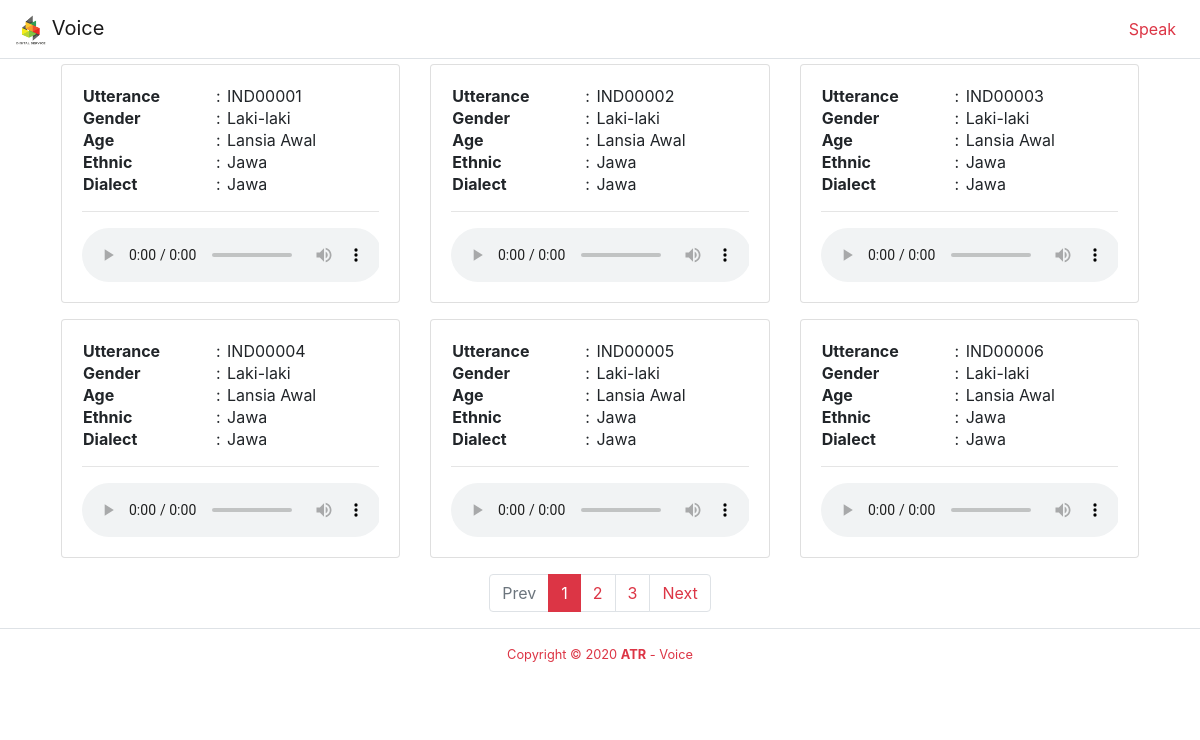
The app's page /audio (signed in) with its own data.
### speak/models.py (models this page shows)
class Record(models.Model):
    code = models.CharField(max_length=512, blank=True, null=True, unique=True)
    utterance = models.CharField(max_length=512, blank=True, null=True)
    gender = models.CharField(max_length=512, blank=True, null=True)
    age = models.CharField(max_length=512, blank=True, null=True)
    ethnic = models.CharField(max_length=512, blank=True, null=True)
    dialect = models.CharField(max_length=512, blank=True, null=True)
    audio = models.FileField(upload_to='audio/')
    count_good = models.BigIntegerField(blank=True, null=True, default=0)
    count_bad = models.BigIntegerField(blank=True, null=True, default=0)

### speak/views.py (the view)
# urls.py: path('audio', views.viewAudio, name ="audio"),
@login_required
def viewAudio(request):
    records = Record.objects.order_by('id')
    page = request.GET.get('page', 1)
    paginator = Paginator(records, 6)
    try:
        records = paginator.page(page)
    except PageNotAnInteger:
        records = paginator.page(1)
    except EmptyPage:
        records = paginator.page(paginator.num_pages)
    context = {
        'title': "Speak",
        'page': "speak",
        'records': records
    }
    return render(request, 'speak/audio.html', context)

### speak/templates/speak/audio.html (shortened to what this page needs)
{% extends 'base.html' %}
{% load static %}
{% block content %}
<div class="container">
    <div class="row px-3 pt-3">
        {% if records %}
            {% for record in records %}
                <div class="col-md-4 mb-3">
                <div class="card">
                    <div class="card-body text-center">
                        <table class="" width="100%">
                            <tr><td class="font-weight-bold">Utterance</td> <td>:</td>  <td>{{ record.utterance }}</td></tr>
                            <tr><td class="font-weight-bold">Gender</td> <td>:</td>  <td>{{ record.gender }}</td></tr>
                            <tr><td class="font-weight-bold">Age</td> <td>:</td>  <td>{{ record.age }}</td></tr>
                            <tr><td class="font-weight-bold">Ethnic</td> <td>:</td>  <td>{{ record.ethnic }}</td></tr>
                            <tr><td class="font-weight-bold">Dialect</td> <td>:</td>  <td>{{ record.dialect }}</td></tr>
                        </table>
                        <hr/>
                        <div class="table-responsive">
                            <audio controls="" src="{{ record.audio.url }}"></audio>
                        </div>
                    </div>
                </div>
                </div>
            {% endfor %}
            <div class="col-md-12">
                {% if records.has_other_pages %}
                <nav aria-label="pagination-audio">
                <ul class="pagination justify-content-center text-danger">
                    {% if records.has_previous %}
                        <li class="page-item">
                            <a class="page-link text-danger" href="?page={{ records.previous_page_number }}" tabindex="-1">Prev</a>
                        </li>
                    {% else %}
                        <li class="page-item disabled">
                            <a class="page-link" href="#" tabindex="-1">Prev</a>
                        </li>
                    {% endif %}
                    {% for i in records.paginator.page_range %}
                        {% if records.number == i %}
                            <li class="page-item active"><a class="page-link bg-danger border-danger text-white" href="#">{{ i }}</a></li>
                        {% elif i > records.number|add:'-3' and i < records.number|add:'3' %}
                                <li class="page-item"><a class="page-link text-danger" href="?page={{ i }}">{{ i }}</a></li>
                        {% endif %}
                    {% endfor %}
                    {% if records.has_next %}
                    <li class="page-item">
                        <a class="page-link text-danger" href="?page={{ records.next_page_number }}">Next</a>
                    </li>
                    {% else %}
                        <li class="page-item disabled">
                            <a class="page-link" href="?#">Next</a>
                        </li>
                    {% endif %}
                </ul>
                </div>
                {% endif %}
            </div>
        {% endif %}
    </div>
{% endblock %}

### templates/base.html (style rules this page uses)
a { text-decoration: none !important; }

### records on screen
Record: utterance "IND00001", gender "Laki-laki", age "Lansia Awal", ethnic "Jawa", dialect "Jawa"
Record: utterance "IND00002", gender "Laki-laki", age "Lansia Awal", ethnic "Jawa", dialect "Jawa"
Record: utterance "IND00003", gender "Laki-laki", age "Lansia Awal", ethnic "Jawa", dialect "Jawa"
Record: utterance "IND00004", gender "Laki-laki", age "Lansia Awal", ethnic "Jawa", dialect "Jawa"
Record: utterance "IND00005", gender "Laki-laki", age "Lansia Awal", ethnic "Jawa", dialect "Jawa"
Record: utterance "IND00006", gender "Laki-laki", age "Lansia Awal", ethnic "Jawa", dialect "Jawa"

### other values on screen
{{ i }} "1"
{{ i }} "2" "3"
